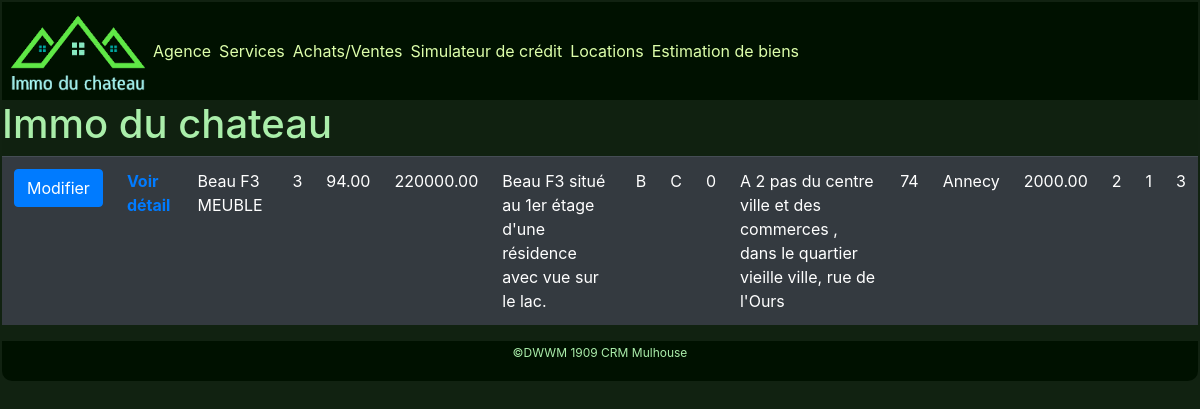
Page /immoDuChateau/index.php?lib_cat=Appartement on the earlier database version.
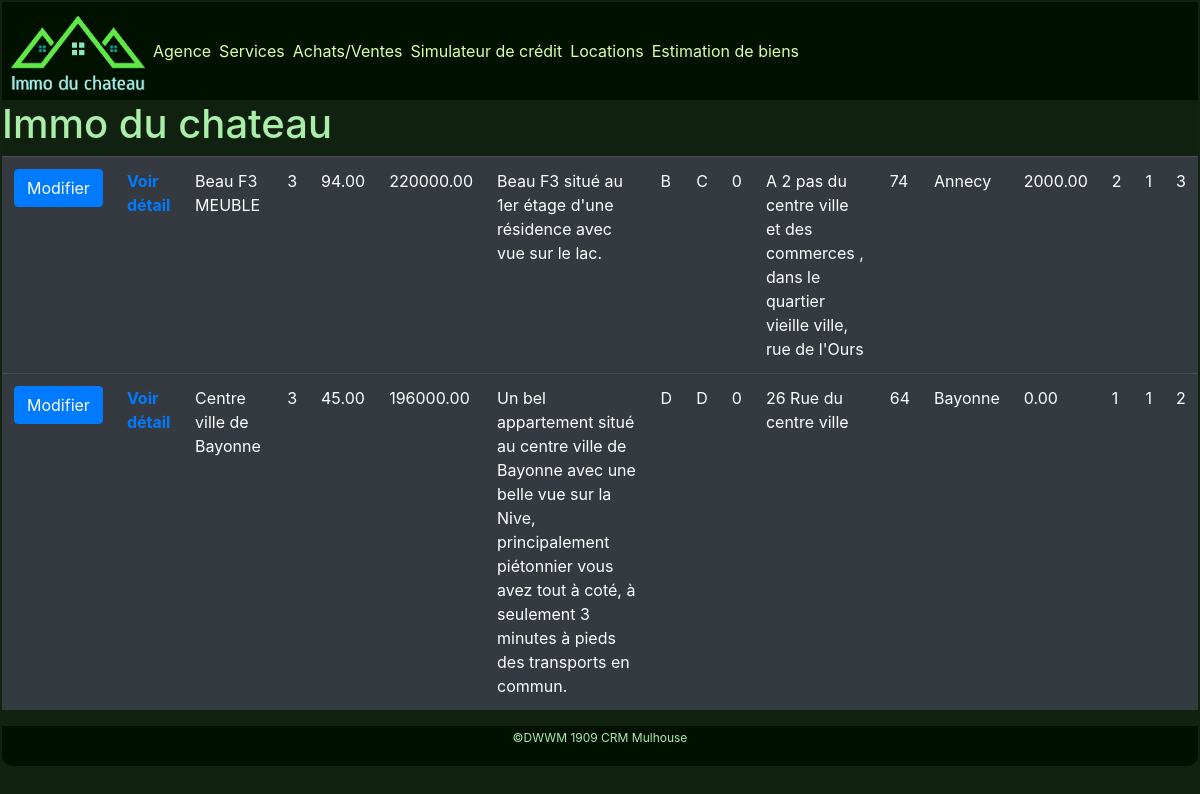
Same page on the later database version.
### tables this page shows
CREATE TABLE `biens_immobiliers` (
  `id` int(11) UNSIGNED NOT NULL,
  `titre` varchar(100) NOT NULL,
  `nbr_pieces` int(11) NOT NULL,
  `surface` decimal(6,2) NOT NULL,
  `prix_vente` decimal(11,2) NOT NULL,
  `description` text DEFAULT NULL,
  `ges` char(1) NOT NULL,
  `classe_eco` char(1) NOT NULL,
  `meuble` tinyint(1) NOT NULL,
  `localisation` mediumtext DEFAULT NULL,
  `num_departement` char(3) NOT NULL,
  `ville` varchar(70) NOT NULL,
  `charges_annuelles` decimal(11,2) NOT NULL,
  `id_utilisateur_commercial` int(10) UNSIGNED NOT NULL,
  `id_categorie` int(10) UNSIGNED NOT NULL,
  `id_proprietaire` int(10) UNSIGNED DEFAULT NULL
);

### immoDuChateau/index.php (the view, shortened to what this page needs)
<?php
require_once("Funct/header.php");
require_once("Funct/menu.php");
?>
<main>
<h1>Immo du chateau</h1>
<?php
$connect = immo::getImmo();
$state=$connect->prepare("Call afficher_par_type(?)");
if(!empty($_GET["lib_cat"])){
    $libelle = $_GET["lib_cat"];
}
$state->bindParam(1,$libelle,PDO::PARAM_STR|PDO::PARAM_INPUT_OUTPUT,250);
$state->execute();
echo '<table class="table table-dark table-hover" ><tbody>';
while($tabligne=$state->fetch()) {
	echo"<tr>";
	echo '<th><form method="POST" action="modifier.php" > <input type="hidden" value="'.$tabligne[0].'" name="idmod"  id="idmod'.$tabligne[0].'" > <input type="submit" id="btnMod" name="btnMod" value="Modifier" class="btn btn-primary" > </form> </th><th><a href="detail.php?id='.$tabligne[0].'"  target="_blank" >Voir détail</a></th>';
	for($i=0; $i<sizeof($tabligne);$i++){
		if($i!=0){
				echo"<td>".stripslashes($tabligne[$i])."</td>";
            }
		}
            echo"</tr>";
        }
		echo '</tbody></table>';
?>
</main>
<?php
require_once("Funct/footer.php");
?>

### immoDuChateau/Funct/header.php (shortened to what this page needs)
<!DOCTYPE html>
<html lang="fr">
<head>
	<link rel="stylesheet" href="Funct/bootstrap.css">
	<link href="Funct/style.css" rel="stylesheet">
</head>
<body>

### immoDuChateau/Funct/menu.php (shortened to what this page needs)
<nav class="menu-principal navbar">
    <ul>
        <li class="logo"><a href="#"><img src="images/logo.gif" alt="Immo du chateau"></a></li>
        <li><a href="#">Agence</a></li>
        <li><a href="#">Services</a></li>
        <li><a href="#">Achats/Ventes</a>
        </li>
        <li><a href="#">Simulateur de crédit</a></li>
        <li><a href="#">Locations</a></li>
        <li><a href="#">Estimation de biens</a></li>
    </ul>
</nav>

### immoDuChateau/Funct/footer.php
<footer>
    <p>©DWWM 1909 CRM Mulhouse</p>
</footer>
</body>
</html>

### immoDuChateau/Funct/style.css (style rules this page uses)
* { box-sizing: border-box }
body { background: #121 url("../images/Ville-Epernay.jpg") no-repeat center fixed; color: #aea; Margin: 0; padding: 2px }
.logo img { max-width: 134px }
.menu-principal { background: #010; padding: 5px; animation-duration: 0.8s; text-align: center; }
.menu-principal a { display: block }
.menu-principal li { list-style: none; color: #995; padding: 4px; font-size: 16px; text-decoration: none }
.menu-principal ul { margin: 0; padding: 0 }
.menu-principal ul li a { color: #dfa; text-decoration: none }
.menu-principal ul li { list-style: none }
@media screen and (min-width: 780px) { .menu-principal ul li { line-height: 80px; float: left } }
@media screen and (min-width: 780px) { main { background: #1216; animation-duration: 0.8s } }
@media screen and (min-width: 780px) { footer { background: #010; border-radius: 0 0 10px 10px; font-size: 12px; padding: 3px; text-align: cente } }

Differences in the rows shown:
added biens_immobiliers: titre "Centre ville de Bayonne", nbr_pieces "3", surface "45.00", prix_vente "196000.00", description "Un bel appartement situé au centre ville de Bayonne avec une belle vue sur la Nive, principalement piétonnier vous avez tout à coté, à seulement 3 minutes à pieds des transports en commun.", ges "D", classe_eco "D", meuble "0", localisation "26 Rue du centre ville", num_departement "64", ville "Bayonne", charges_annuelles "0.00", id_utilisateur_commercial "1", id_categorie "1", id_proprietaire "2"
